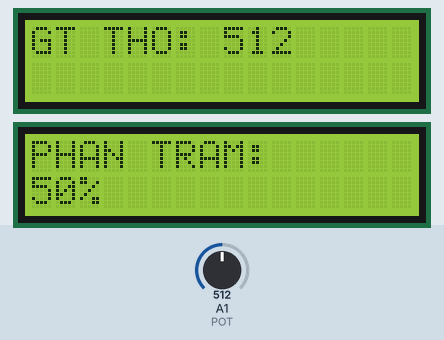
A sketch run on a simulated Arduino Uno, built with avr-gcc and run on an emulated ATmega328P. Parts: 2 × 16×2 character LCD. The test bench sets the inputs (shaded band); at power-on: A1 (POT) = 512. What the sketch prints to the serial monitor is not drawn.

Above: at 1.3 s.
1.4 s: A1 (POT) set to 716
At 2.7 s:
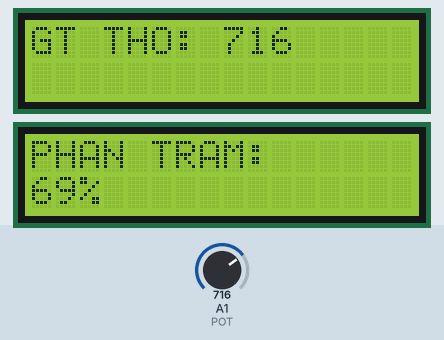
3.0 s: A1 (POT) set to 900
At 4.3 s:
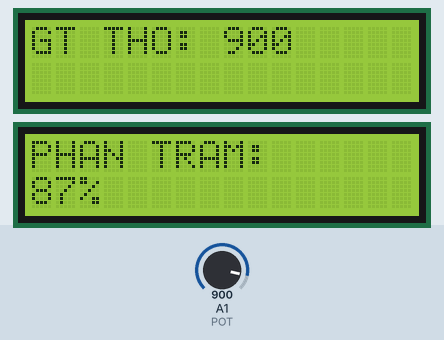
4.6 s: A1 (POT) set to 1023
At 5.0 s:
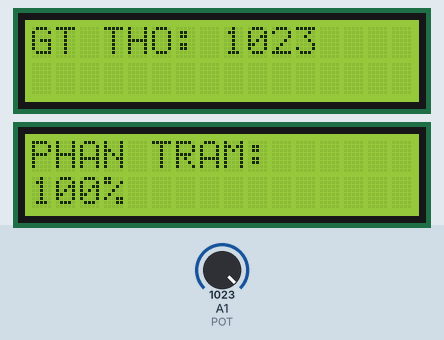
Timing chart, 0 to 7.6 s (numbered marks = the images above; inputs shaded):
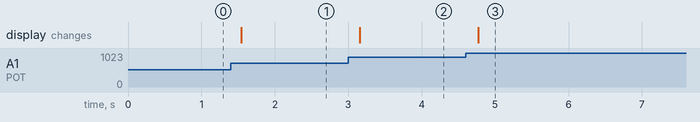

The sketch:

ND20_Giao_tiep_I2C.ino
```cpp
#include <LiquidCrystal_I2C.h>

const byte POT = A1;

LiquidCrystal_I2C lcd1(0x27, 16, 2);
LiquidCrystal_I2C lcd2(0x26, 16, 2);

int lastPercent = -1;

void setup() {
  Serial.begin(9600);
  lcd1.init(); lcd1.backlight();
  lcd2.init(); lcd2.backlight();
}

void loop() {
  int raw = analogRead(POT);
  int percent = map(raw, 0, 1023, 0, 100);

  lcd1.setCursor(0, 0);
  lcd1.print("GT THO: ");
  lcd1.print(raw);
  lcd1.print("   ");

  lcd2.setCursor(0, 0);
  lcd2.print("PHAN TRAM:");
  lcd2.setCursor(0, 1);
  lcd2.print(percent);
  lcd2.print("%   ");

  if (percent != lastPercent) {
    Serial.println("-------------------");
    Serial.print("Gia tri tho: ");
    Serial.println(raw);
    Serial.print("Gia tri phan tram: ");
    Serial.print(percent);
    Serial.println("%");

    lastPercent = percent;
  }

  delay(200);
}
```

Measured:
- after the input at 1.4 s, the display: changes after 0.14 s (image 1)
- after the input at 3.0 s, the display: changes after 0.16 s (image 2)
- after the input at 4.6 s, the display: changes after 0.17 s (image 3)
